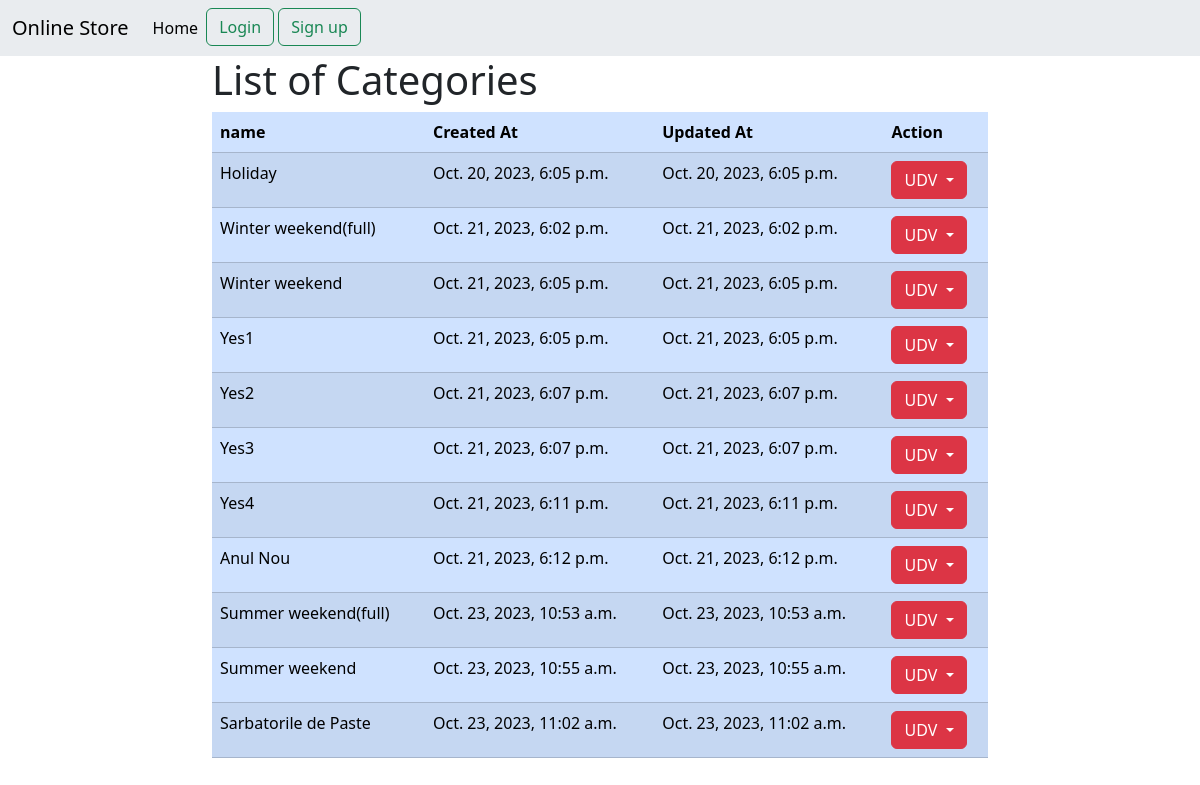
Screenshot of /category/list_categories/ with the database file from the repository.
### category/models.py (models this page shows, shortened)
class Category(models.Model):
    name = models.CharField(max_length=30)
    created_at = models.DateTimeField(auto_now_add=True)
    updated_at = models.DateTimeField(auto_now=True)

### category/views.py (the view)
# urls.py: path('list_categories/', views.CategoryListView.as_view(), name='list-categories'),
class CategoryListView(ListView):
    template_name = 'category/list_categories.html'
    model = Category
    context_object_name = 'all_categories'

### online_store/context_processors.py (called while the page is built)
def get_all_categories(request):
    categories = Category.objects.all()
    return {'categories': categories}

### templates/category/list_categories.html (shortened to what this page needs)
{% extends "base.html" %}
{% block content %}
    <div class="container-fluid">
        <div class="row">
            <div class="col-md-8 offset-md-2">
                <h1>List of Categories</h1>
                {% if all_categories %}
                <table class="table table-primary table table-striped">
                    <thead>
                        <tr>
                            <th>name</th>
                            <th>Created At</th>
                            <th>Updated At</th>
                            <th>Action</th>
                        </tr>
                    </thead>
                    <tbody>
                    {% for category in all_categories %}
                        <tr>
                            <td>{{ category.name }}</td>
                            <td>{{ category.created_at }}</td>
                            <td>{{ category.updated_at }}</td>
                            <td>
                                    <div class="dropdown">
                                        <button class="btn btn-danger dropdown-toggle"
                                                type="button"
                                                data-bs-toggle="dropdown"
                                                aria-expanded="false">
                                            UDV
                                        </button>
                                    </div>
                                </td>
                        </tr>
                         {% empty %}
                        <tr>
                            <td colspan="3">No categories available.</td>
                        </tr>
                    {% endfor %}
                    </tbody>
                </table>
                     {% else %}
                <div class="alert alert-info text-center" role="alert">
                    No categories available.
                </div>
            {% endif %}
            </div>
        </div>
    </div>
{% endblock %}

### rows the page displays
Category: name "Holiday", created_at "Oct. 20, 2023, 6:05 p.m.", updated_at "Oct. 20, 2023, 6:05 p.m."
Category: name "Winter weekend(full)", created_at "Oct. 21, 2023, 6:02 p.m.", updated_at "Oct. 21, 2023, 6:02 p.m."
Category: name "Winter weekend", created_at "Oct. 21, 2023, 6:05 p.m.", updated_at "Oct. 21, 2023, 6:05 p.m."
Category: name "Yes1", created_at "Oct. 21, 2023, 6:05 p.m.", updated_at "Oct. 21, 2023, 6:05 p.m."
Category: name "Yes2", created_at "Oct. 21, 2023, 6:07 p.m.", updated_at "Oct. 21, 2023, 6:07 p.m."
Category: name "Yes3", created_at "Oct. 21, 2023, 6:07 p.m.", updated_at "Oct. 21, 2023, 6:07 p.m."
Category: name "Yes4", created_at "Oct. 21, 2023, 6:11 p.m.", updated_at "Oct. 21, 2023, 6:11 p.m."
Category: name "Anul Nou", created_at "Oct. 21, 2023, 6:12 p.m.", updated_at "Oct. 21, 2023, 6:12 p.m."
Category: name "Summer weekend(full)", created_at "Oct. 23, 2023, 10:53 a.m.", updated_at "Oct. 23, 2023, 10:53 a.m."
Category: name "Summer weekend", created_at "Oct. 23, 2023, 10:55 a.m.", updated_at "Oct. 23, 2023, 10:55 a.m."
Category: name "Sarbatorile de Paste", created_at "Oct. 23, 2023, 11:02 a.m.", updated_at "Oct. 23, 2023, 11:02 a.m."
